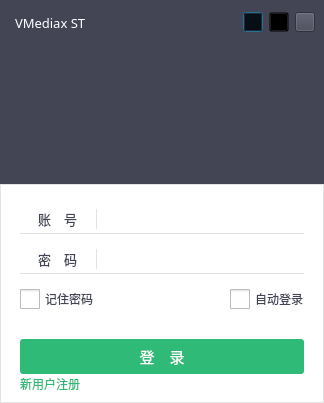
<?xml version="1.0" encoding="UTF-8"?>
<ui version="4.0">
 <class>STWBDocWindowClass</class>
 <widget class="QDialog" name="STWBDocWindowClass">
  <property name="geometry">
   <rect>
    <x>0</x>
    <y>0</y>
    <width>324</width>
    <height>403</height>
   </rect>
  </property>
  <property name="windowTitle">
   <string>Dialog</string>
  </property>
  <property name="styleSheet">
   <string notr="true"/>
  </property>
  <layout class="QVBoxLayout" name="verticalLayout">
   <property name="spacing">
    <number>0</number>
   </property>
   <property name="leftMargin">
    <number>0</number>
   </property>
   <property name="topMargin">
    <number>0</number>
   </property>
   <property name="rightMargin">
    <number>0</number>
   </property>
   <property name="bottomMargin">
    <number>0</number>
   </property>
   <item>
    <widget class="QWidget" name="widTop" native="true">
     <property name="styleSheet">
      <string notr="true">background-color: #434555;</string>
     </property>
     <layout class="QVBoxLayout" name="verticalLayout_2">
      <property name="spacing">
       <number>0</number>
      </property>
      <property name="leftMargin">
       <number>0</number>
      </property>
      <property name="topMargin">
       <number>0</number>
      </property>
      <property name="rightMargin">
       <number>0</number>
      </property>
      <property name="bottomMargin">
       <number>0</number>
      </property>
      <item>
       <widget class="QWidget" name="widTitle" native="true">
        <property name="minimumSize">
         <size>
          <width>0</width>
          <height>45</height>
         </size>
        </property>
        <property name="maximumSize">
         <size>
          <width>16777215</width>
          <height>45</height>
         </size>
        </property>
        <property name="styleSheet">
         <string notr="true"/>
        </property>
        <layout class="QHBoxLayout" name="horizontalLayout_10">
         <property name="spacing">
          <number>0</number>
         </property>
         <property name="leftMargin">
          <number>15</number>
         </property>
         <property name="topMargin">
          <number>0</number>
         </property>
         <property name="rightMargin">
          <number>0</number>
         </property>
         <property name="bottomMargin">
          <number>0</number>
         </property>
         <item>
          <widget class="QLabel" name="label_3">
           <property name="font">
            <font>
             <family>微软雅黑</family>
             <pointsize>10</pointsize>
            </font>
           </property>
           <property name="styleSheet">
            <string notr="true">color: rgb(255, 255, 255);</string>
           </property>
           <property name="text">
            <string>VMediax ST</string>
           </property>
          </widget>
         </item>
         <item>
          <spacer name="horizontalSpacer_5">
           <property name="orientation">
            <enum>Qt::Horizontal</enum>
           </property>
           <property name="sizeHint" stdset="0">
            <size>
             <width>448</width>
             <height>20</height>
            </size>
           </property>
          </spacer>
         </item>
         <item>
          <widget class="QWidget" name="widget_17" native="true">
           <layout class="QHBoxLayout" name="horizontalLayout_9">
            <property name="topMargin">
             <number>0</number>
            </property>
            <property name="bottomMargin">
             <number>0</number>
            </property>
            <item>
             <widget class="QPushButton" name="pb2Config">
              <property name="minimumSize">
               <size>
                <width>20</width>
                <height>20</height>
               </size>
              </property>
              <property name="maximumSize">
               <size>
                <width>20</width>
                <height>20</height>
               </size>
              </property>
              <property name="styleSheet">
               <string notr="true">QPushButton{
	background: transparent;
	border-image: url(:/STSample/Resources/images/config.png);}

QPushButton:hover:!pressed {
	background-color: rgb(218, 218, 218);
}</string>
              </property>
              <property name="text">
               <string/>
              </property>
             </widget>
            </item>
            <item>
             <widget class="QPushButton" name="pbMinimum">
              <property name="minimumSize">
               <size>
                <width>20</width>
                <height>20</height>
               </size>
              </property>
              <property name="maximumSize">
               <size>
                <width>20</width>
                <height>20</height>
               </size>
              </property>
              <property name="styleSheet">
               <string notr="true">QPushButton{
	background: transparent;
	border-image: url(:/STSample/Resources/images/minimum.png);}

QPushButton:hover:!pressed {
	background-color: rgb(218, 218, 218);
}</string>
              </property>
              <property name="text">
               <string/>
              </property>
             </widget>
            </item>
            <item>
             <widget class="QPushButton" name="pbClose">
              <property name="minimumSize">
               <size>
                <width>20</width>
                <height>20</height>
               </size>
              </property>
              <property name="maximumSize">
               <size>
                <width>20</width>
                <height>20</height>
               </size>
              </property>
              <property name="styleSheet">
               <string notr="true">
QPushButton{border-image: url(:/STSample/Resources/images/close.png);}

QPushButton:hover:!pressed {
	
	background-color: #ff6741;
}</string>
              </property>
              <property name="text">
               <string/>
              </property>
             </widget>
            </item>
           </layout>
          </widget>
         </item>
        </layout>
       </widget>
      </item>
      <item>
       <widget class="QWidget" name="widget_2" native="true">
        <layout class="QHBoxLayout" name="horizontalLayout_6">
         <property name="topMargin">
          <number>0</number>
         </property>
         <item>
          <spacer name="horizontalSpacer_3">
           <property name="orientation">
            <enum>Qt::Horizontal</enum>
           </property>
           <property name="sizeHint" stdset="0">
            <size>
             <width>98</width>
             <height>20</height>
            </size>
           </property>
          </spacer>
         </item>
         <item>
          <widget class="QWidget" name="widget_7" native="true">
           <layout class="QVBoxLayout" name="verticalLayout_4">
            <item>
             <spacer name="verticalSpacer_2">
              <property name="orientation">
               <enum>Qt::Vertical</enum>
              </property>
              <property name="sizeHint" stdset="0">
               <size>
                <width>20</width>
                <height>8</height>
               </size>
              </property>
             </spacer>
            </item>
            <item>
             <spacer name="verticalSpacer_3">
              <property name="orientation">
               <enum>Qt::Vertical</enum>
              </property>
              <property name="sizeHint" stdset="0">
               <size>
                <width>20</width>
                <height>9</height>
               </size>
              </property>
             </spacer>
            </item>
           </layout>
          </widget>
         </item>
         <item>
          <spacer name="horizontalSpacer_4">
           <property name="orientation">
            <enum>Qt::Horizontal</enum>
           </property>
           <property name="sizeHint" stdset="0">
            <size>
             <width>98</width>
             <height>20</height>
            </size>
           </property>
          </spacer>
         </item>
        </layout>
       </widget>
      </item>
     </layout>
    </widget>
   </item>
   <item>
    <widget class="QWidget" name="widBottom" native="true">
     <property name="styleSheet">
      <string notr="true">QWidget#widBottom {background-color: #ffffff;border: 1px solid #e3e3e3;}</string>
     </property>
     <layout class="QVBoxLayout" name="verticalLayout_3">
      <property name="spacing">
       <number>0</number>
      </property>
      <property name="leftMargin">
       <number>0</number>
      </property>
      <property name="topMargin">
       <number>10</number>
      </property>
      <property name="rightMargin">
       <number>0</number>
      </property>
      <property name="bottomMargin">
       <number>0</number>
      </property>
      <item>
       <widget class="QWidget" name="widget" native="true">
        <layout class="QHBoxLayout" name="horizontalLayout">
         <property name="spacing">
          <number>0</number>
         </property>
         <property name="leftMargin">
          <number>20</number>
         </property>
         <property name="topMargin">
          <number>10</number>
         </property>
         <property name="rightMargin">
          <number>20</number>
         </property>
         <property name="bottomMargin">
          <number>5</number>
         </property>
         <item>
          <widget class="QWidget" name="widget_8" native="true">
           <property name="minimumSize">
            <size>
             <width>0</width>
             <height>30</height>
            </size>
           </property>
           <property name="maximumSize">
            <size>
             <width>16777215</width>
             <height>30</height>
            </size>
           </property>
           <property name="styleSheet">
            <string notr="true">QWidget#widget_8{border: 0px;border-bottom: 1px solid #e3e3e3;}
</string>
           </property>
           <layout class="QHBoxLayout" name="horizontalLayout_7">
            <property name="leftMargin">
             <number>5</number>
            </property>
            <property name="topMargin">
             <number>5</number>
            </property>
            <property name="rightMargin">
             <number>5</number>
            </property>
            <property name="bottomMargin">
             <number>5</number>
            </property>
            <item>
             <widget class="QLabel" name="label">
              <property name="font">
               <font>
                <family>微软雅黑</family>
                <pointsize>10</pointsize>
               </font>
              </property>
              <property name="styleSheet">
               <string notr="true">color: rgb(67, 69, 85);</string>
              </property>
              <property name="text">
               <string>　账　号　</string>
              </property>
             </widget>
            </item>
            <item>
             <widget class="QWidget" name="widget_9" native="true">
              <property name="minimumSize">
               <size>
                <width>10</width>
                <height>0</height>
               </size>
              </property>
              <property name="maximumSize">
               <size>
                <width>10</width>
                <height>16777215</height>
               </size>
              </property>
              <property name="font">
               <font>
                <family>Adobe Arabic</family>
               </font>
              </property>
              <property name="styleSheet">
               <string notr="true">border: 0px;border-left: 1px solid #e3e3e3;
</string>
              </property>
             </widget>
            </item>
           </layout>
          </widget>
         </item>
         <item>
          <widget class="QLineEdit" name="leUserName">
           <property name="minimumSize">
            <size>
             <width>0</width>
             <height>30</height>
            </size>
           </property>
           <property name="maximumSize">
            <size>
             <width>16777215</width>
             <height>30</height>
            </size>
           </property>
           <property name="font">
            <font>
             <family>微软雅黑</family>
             <pointsize>11</pointsize>
            </font>
           </property>
           <property name="styleSheet">
            <string notr="true">border: 0px;border-bottom: 1px solid #e3e3e3;
</string>
           </property>
           <property name="maxLength">
            <number>20</number>
           </property>
          </widget>
         </item>
        </layout>
       </widget>
      </item>
      <item>
       <widget class="QWidget" name="widget_3" native="true">
        <layout class="QHBoxLayout" name="horizontalLayout_2">
         <property name="spacing">
          <number>0</number>
         </property>
         <property name="leftMargin">
          <number>20</number>
         </property>
         <property name="topMargin">
          <number>5</number>
         </property>
         <property name="rightMargin">
          <number>20</number>
         </property>
         <property name="bottomMargin">
          <number>5</number>
         </property>
         <item>
          <widget class="QWidget" name="widget_10" native="true">
           <property name="minimumSize">
            <size>
             <width>0</width>
             <height>30</height>
            </size>
           </property>
           <property name="maximumSize">
            <size>
             <width>16777215</width>
             <height>30</height>
            </size>
           </property>
           <property name="styleSheet">
            <string notr="true">QWidget#widget_10{border: 0px;border-bottom: 1px solid #e3e3e3;}
</string>
           </property>
           <layout class="QHBoxLayout" name="horizontalLayout_8">
            <property name="leftMargin">
             <number>5</number>
            </property>
            <property name="topMargin">
             <number>5</number>
            </property>
            <property name="rightMargin">
             <number>5</number>
            </property>
            <property name="bottomMargin">
             <number>5</number>
            </property>
            <item>
             <widget class="QLabel" name="label_2">
              <property name="font">
               <font>
                <family>微软雅黑</family>
                <pointsize>10</pointsize>
               </font>
              </property>
              <property name="styleSheet">
               <string notr="true">color: rgb(67, 69, 85);</string>
              </property>
              <property name="text">
               <string>　密　码　</string>
              </property>
             </widget>
            </item>
            <item>
             <widget class="QWidget" name="widget_11" native="true">
              <property name="minimumSize">
               <size>
                <width>10</width>
                <height>0</height>
               </size>
              </property>
              <property name="maximumSize">
               <size>
                <width>10</width>
                <height>16777215</height>
               </size>
              </property>
              <property name="styleSheet">
               <string notr="true">border: 0px;border-left: 1px solid #e3e3e3;
</string>
              </property>
             </widget>
            </item>
           </layout>
          </widget>
         </item>
         <item>
          <widget class="QLineEdit" name="lePasswd">
           <property name="minimumSize">
            <size>
             <width>0</width>
             <height>30</height>
            </size>
           </property>
           <property name="maximumSize">
            <size>
             <width>16777215</width>
             <height>30</height>
            </size>
           </property>
           <property name="font">
            <font>
             <family>微软雅黑</family>
             <pointsize>11</pointsize>
            </font>
           </property>
           <property name="styleSheet">
            <string notr="true">border: 0px;border-bottom: 1px solid #e3e3e3;
</string>
           </property>
           <property name="maxLength">
            <number>20</number>
           </property>
           <property name="echoMode">
            <enum>QLineEdit::Password</enum>
           </property>
          </widget>
         </item>
        </layout>
       </widget>
      </item>
      <item>
       <widget class="QWidget" name="widget_4" native="true">
        <layout class="QHBoxLayout" name="horizontalLayout_3">
         <property name="spacing">
          <number>0</number>
         </property>
         <property name="leftMargin">
          <number>20</number>
         </property>
         <property name="topMargin">
          <number>10</number>
         </property>
         <property name="rightMargin">
          <number>20</number>
         </property>
         <property name="bottomMargin">
          <number>30</number>
         </property>
         <item>
          <widget class="QCheckBox" name="cbRemeberPasswd">
           <property name="font">
            <font>
             <family>微软雅黑</family>
            </font>
           </property>
           <property name="styleSheet">
            <string notr="true">QCheckBox {
    spacing: 5px;
	color: rgb(67, 69, 85);
}

QCheckBox::indicator {
    width: 20px;
    height: 20px;
}

QCheckBox::indicator:unchecked {
	
	image: url(:/STSample/Resources/images/checkbox_unchecked.png);
}

QCheckBox::indicator:checked {
    image: url(:/STSample/Resources/images/checkbox_checked.png);
}
</string>
           </property>
           <property name="text">
            <string>记住密码</string>
           </property>
          </widget>
         </item>
         <item>
          <spacer name="horizontalSpacer">
           <property name="orientation">
            <enum>Qt::Horizontal</enum>
           </property>
           <property name="sizeHint" stdset="0">
            <size>
             <width>161</width>
             <height>20</height>
            </size>
           </property>
          </spacer>
         </item>
         <item>
          <widget class="QCheckBox" name="cbAutoLogin">
           <property name="maximumSize">
            <size>
             <width>16777215</width>
             <height>16777215</height>
            </size>
           </property>
           <property name="font">
            <font>
             <family>微软雅黑</family>
            </font>
           </property>
           <property name="layoutDirection">
            <enum>Qt::LeftToRight</enum>
           </property>
           <property name="styleSheet">
            <string notr="true">QCheckBox {
    spacing: 5px;
	color: rgb(67, 69, 85);
}

QCheckBox::indicator {
    width: 20px;
    height: 20px;
}

QCheckBox::indicator:unchecked {
	
	image: url(:/STSample/Resources/images/checkbox_unchecked.png);
}

QCheckBox::indicator:checked {
    image: url(:/STSample/Resources/images/checkbox_checked.png);
}
</string>
           </property>
           <property name="text">
            <string>自动登录</string>
           </property>
          </widget>
         </item>
        </layout>
       </widget>
      </item>
      <item>
       <widget class="QWidget" name="widget_5" native="true">
        <layout class="QHBoxLayout" name="horizontalLayout_4">
         <property name="spacing">
          <number>0</number>
         </property>
         <property name="leftMargin">
          <number>20</number>
         </property>
         <property name="topMargin">
          <number>0</number>
         </property>
         <property name="rightMargin">
          <number>20</number>
         </property>
         <property name="bottomMargin">
          <number>0</number>
         </property>
         <item>
          <widget class="QPushButton" name="pbLogin">
           <property name="minimumSize">
            <size>
             <width>0</width>
             <height>35</height>
            </size>
           </property>
           <property name="maximumSize">
            <size>
             <width>16777215</width>
             <height>35</height>
            </size>
           </property>
           <property name="font">
            <font>
             <family>微软雅黑</family>
             <pointsize>11</pointsize>
            </font>
           </property>
           <property name="styleSheet">
            <string notr="true">

QPushButton {
	border-radius: 3px;
	color: rgb(255, 255, 255);
	background-color: rgb(48, 186, 120);
}
QPushButton:hover:pressed {
	background-color: rgb(48, 186, 120);
}
QPushButton:hover:!pressed {
	
	background-color: rgb(109, 206, 160);
}</string>
           </property>
           <property name="text">
            <string>登　录</string>
           </property>
           <property name="flat">
            <bool>false</bool>
           </property>
          </widget>
         </item>
        </layout>
       </widget>
      </item>
      <item>
       <widget class="QWidget" name="widget_6" native="true">
        <layout class="QHBoxLayout" name="horizontalLayout_5">
         <property name="spacing">
          <number>0</number>
         </property>
         <property name="leftMargin">
          <number>20</number>
         </property>
         <property name="topMargin">
          <number>0</number>
         </property>
         <property name="rightMargin">
          <number>20</number>
         </property>
         <item>
          <widget class="QPushButton" name="pb2Regist">
           <property name="styleSheet">
            <string notr="true">

QPushButton {
	color: #30ba78;
	font:9pt &quot;微软雅黑&quot;;
    background-repeat:no-repeat;
    border:none;
}
QPushButton:hover:!pressed {
	color: #6dcea0;
}</string>
           </property>
           <property name="text">
            <string>新用户注册</string>
           </property>
           <property name="flat">
            <bool>true</bool>
           </property>
          </widget>
         </item>
         <item>
          <spacer name="horizontalSpacer_2">
           <property name="orientation">
            <enum>Qt::Horizontal</enum>
           </property>
           <property name="sizeHint" stdset="0">
            <size>
             <width>247</width>
             <height>20</height>
            </size>
           </property>
          </spacer>
         </item>
        </layout>
       </widget>
      </item>
     </layout>
    </widget>
   </item>
  </layout>
 </widget>
 <resources/>
 <connections/>
</ui>
